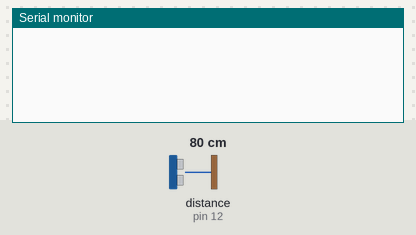
Bench run of a sketch on a simulated Arduino Uno, built with avr-gcc and run on an emulated ATmega328P. Parts: the last lines printed to the serial monitor. Wiring (inferred from the names in the program): ultrasonic range finder: trigger pin 11; echo pin 12. The inputs (shaded band) are chosen by the test bench; at power-on: distance to the obstacle (sensor on pin 12) 80 cm. The echo pulse lasts 58.3 µs per cm.

Above: at 1.2 s.
1.3 s: distance to the obstacle (sensor on pin 12) set to 2 cm
At 1.72 s:
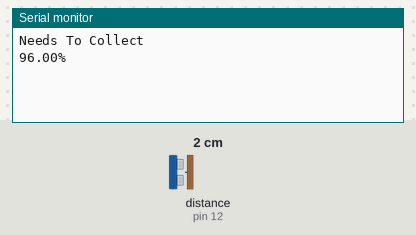
3.0 s: distance to the obstacle (sensor on pin 12) set to 18 cm
At 3.23 s:
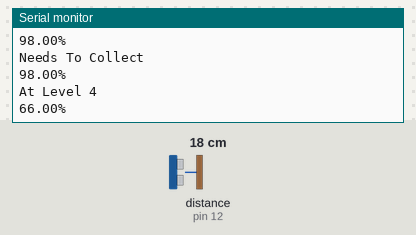
Timing chart, 0 to 6.0 s (numbered marks = the images above; inputs shaded):
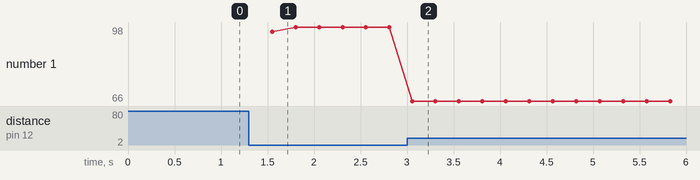

Measured:
- after the input at 1.3 s, the serial monitor: prints a new line after 0.23 s (image 1)
- after the input at 3.0 s, the serial monitor: prints a new line at once (image 2)
- plotted number 1: 98 → 66 after the input at 3.0 s

The sketch:

ultrasonic.ino
```cpp
int trigPin = 11;    // Trigger
int echoPin = 12;    // Echo
long duration, cm, inches;
float per, stat1, stat2;

void setup() {
  //Serial Port begin
  Serial.begin (9600);
  //Define inputs and outputs
  pinMode(trigPin, OUTPUT);
  pinMode(echoPin, INPUT);
}

void loop() {
  // The sensor is triggered by a HIGH pulse of 10 or more microseconds.
  // Give a short LOW pulse beforehand to ensure a clean HIGH pulse:
  digitalWrite(trigPin, LOW);
  delayMicroseconds(5);
  digitalWrite(trigPin, HIGH);
  delayMicroseconds(10);
  digitalWrite(trigPin, LOW);

  // Read the signal from the sensor: a HIGH pulse whose
  // duration is the time (in microseconds) from the sending
  // of the ping to the reception of its echo off of an object.
  pinMode(echoPin, INPUT);
  duration = pulseIn(echoPin, HIGH);

  // Convert the time into a distance
  cm = (duration/2) / 29.1;     // Divide by 29.1 or multiply by 0.0343
  inches = (duration/2) / 74;   // Divide by 74 or multiply by 0.0135

  if (cm > 0 && cm < 10)
  {
    stat1 = 50-cm;
    stat2 = stat1/50;
    per = stat2 * 100;
    Serial.println("Needs To Collect");
    Serial.println();

    Serial.print(per);
    Serial.print("%");
    Serial.println();
  }
  else if (cm >= 10 && cm < 20)
  {
    stat1 = 50-cm;
    stat2 = stat1/50;
    per = stat2 * 100;
    Serial.println("At Level 4");
    Serial.print(per);
    Serial.print("%");
    Serial.println();
  }
  else if (cm >= 20 && cm < 30)
  {
    stat1 = 50-cm;
    stat2 = stat1/50;
    per = stat2 * 100;
    Serial.println("At Level 3");
    Serial.print(per);
    Serial.print("%");
    Serial.println();
  }
  else if (cm >= 30 && cm < 40)
  {
    stat1 = 50-cm;
    stat2 = stat1/50;
    per = stat2 * 100;
    Serial.println("At Level 2");
    Serial.print(per);
    Serial.print("%");
    Serial.println();
  }
  else if (cm >= 40 && cm < 50)
  {
    stat1 = 50-cm;
    stat2 = stat1/50;
    per = stat2 * 100;
    Serial.println("At Level 1");
    Serial.print(per);
    Serial.print("%");
    Serial.println();
  }

  delay(250);
}
```
